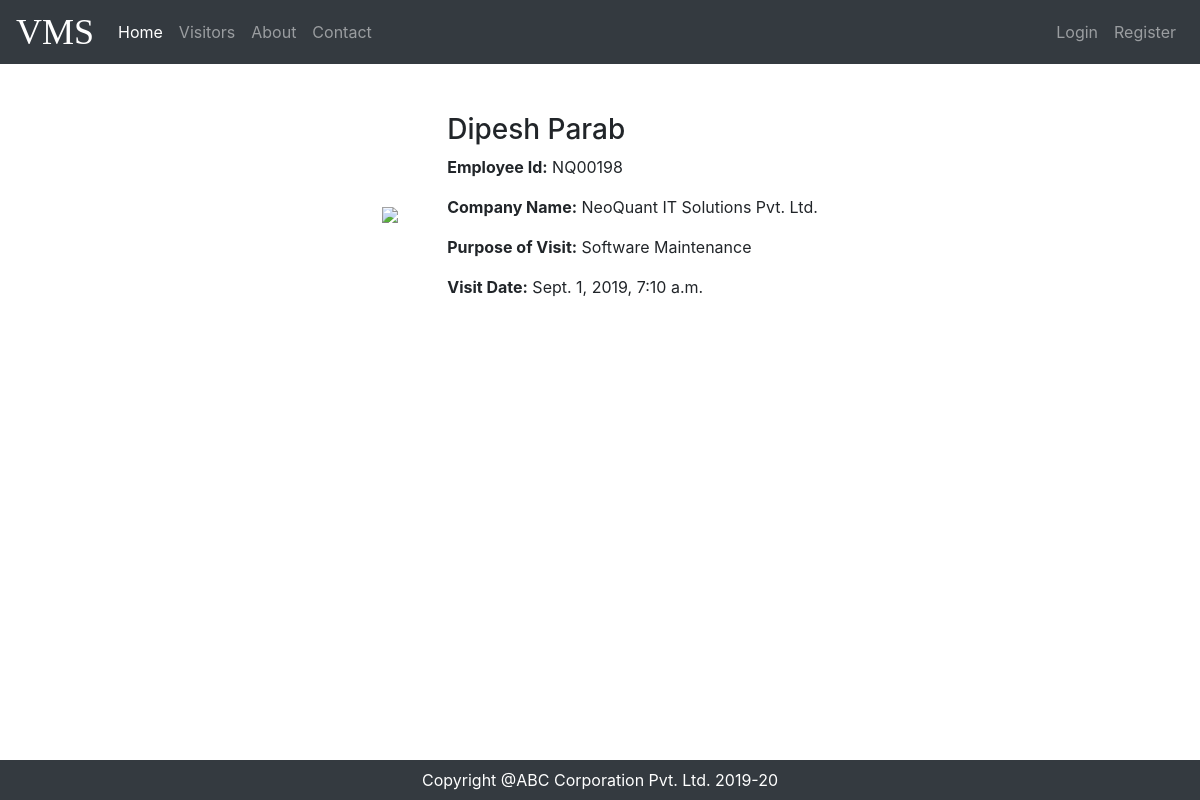
Page /visitors/1 on the committed database.
### visitor/models.py (models this page shows)
class Visitor(models.Model):
    visitor_name = models.CharField(max_length=200)
    employee_id = models.CharField(max_length=20)
    company = models.ForeignKey(Company, on_delete=models.CASCADE)
    purpose = models.CharField(max_length=200)
    visit_date = models.DateTimeField('visit_date')
    def __str__(self):
        return self.visitor_name

class Company(models.Model):
    company_name = models.CharField(max_length=200)
    location = models.CharField(max_length=50)
    def __str__(self):
        return self.company_name

### visitor/views.py (the view)
# urls.py: path('<id>', visitorsDetail, name="visitors_detail"),
def visitorsDetail(request, id):
    visitors_detail = Visitor.objects.get(pk=id)
    print(f'Details:',visitors_detail)
    context = {'visitors_detail': visitors_detail, 'title':'VMS | Visitor Details'}
    return render(request, 'visitor/visitors_detail.html', context)

### visitor/templates/visitor/visitors_detail.html
{% extends 'visitors_management/base.html' %}
{% block content %}
    <table align="center" class="mt-5">
        <tr>
          <td rowspan="5" class="pr-5">
              <img src="https://pngimage.net/wp-content/uploads/2018/05/default-user-profile-image-png-6.png" height="150px">
          </td>
          <td>
              <h3>{{visitors_detail.visitor_name}}</h3>
              <p><b>Employee Id:</b> {{visitors_detail.employee_id}}</p>
              <p><b>Company Name:</b> {{visitors_detail.company}}</p>
              <p><b>Purpose of Visit:</b> {{visitors_detail.purpose}}</p>
              <p><b>Visit Date:</b> {{visitors_detail.visit_date}}</p>
          </td>
        </tr>
    </table>
{% endblock%}

### rows in the picture
Visitor: visitor_name "Dipesh Parab", employee_id "NQ00198", company "NeoQuant IT Solutions Pvt. Ltd.", purpose "Software Maintenance", visit_date "Sept. 1, 2019, 7:10 a.m."
